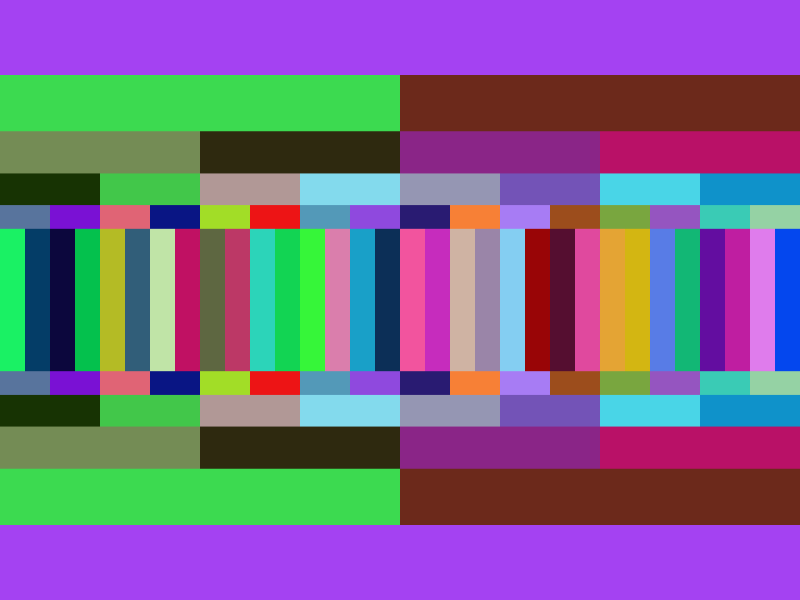
Frame 1 (no input)
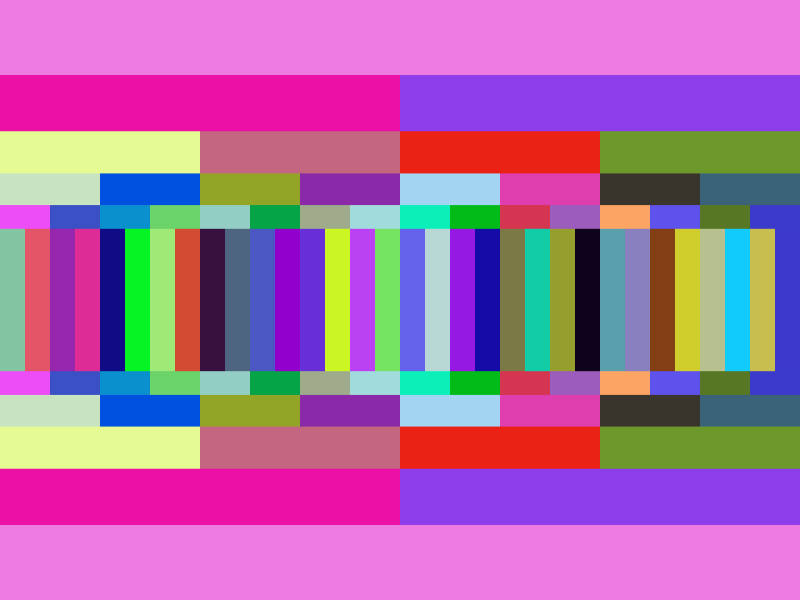
Frame 2 (the mouse pressed at the canvas centre, redrawn once)

The Processing sketch that drew these frames (run headless with seeded random() and noise(); the mouse was pressed at the canvas centre and the sketch redrawn once):

// Processing sketch: processing_6643
// ── processing_6643.pde

boolean mouseDown = false;

void setup() {
  size(800,600);
  //noLoop();
  noStroke();
  smooth();
}



void draw() {
  background(0);
  drawRectangle(0 ,0 ,800, 600,5);
   
  
  if(mouseDown==false){
    noLoop();
  } 
}

void mousePressed(){
  mouseDown = true;
  loop();
  mouseDown = false;
}

int imgNumber = 0;

/*void keyPressed() {
  save("recursive squares" + imgNumber + ".jpg");
  imgNumber++;
}*/

void drawRectangle(float x, float y,float w, float h, int level) {
  fill(random(255),random(255),random(255)); 
  rect(x,y,w,h);
  
  float shrink = .75;
  
  if(level>0){
    
    level--;
    drawRectangle(x, y+(h-h*shrink)/2 , w/2 , h*shrink, level );
    drawRectangle(x+w/2, y+(h-h*shrink)/2 , w/2 , h*shrink, level );
   
  }
}
